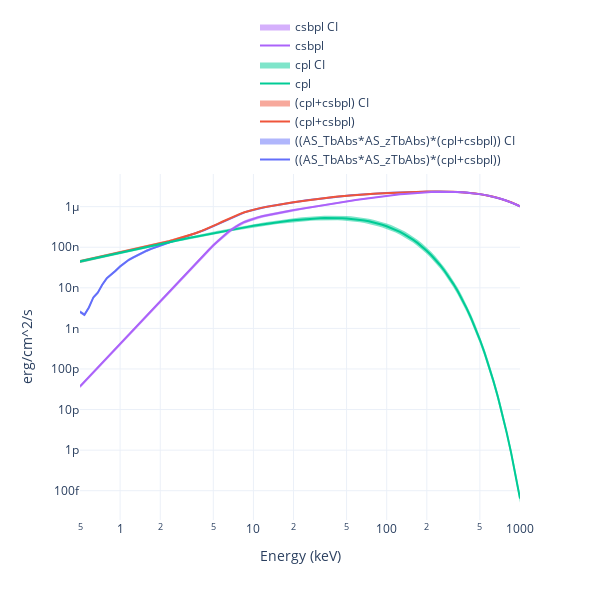

Notebook code cell kept with this figure:
### Code cell
earr = np.logspace(np.log10(0.5), 3, 100)

modelplot = Plot.model(ploter='plotly', style='vFv', CI=True)
fig = modelplot.add_model(model1, E=earr, show=False)
fig = modelplot.add_model(model2, E=earr, show=False)
fig = modelplot.add_model(cpl_ins, E=earr, show=False)
fig = modelplot.add_model(csbpl_ins, E=earr, show=True)
fig.write_html('advancement/model.html')
